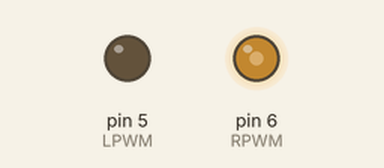
Simulated run of this sketch. Board: Arduino Uno, built with avr-gcc and run on an emulated ATmega328P. Shown: output pins drawn as LEDs (lit = HIGH).

Above: at 0.1 s.
Timing chart, 0 to 1.6 s (numbered marks = the images above):
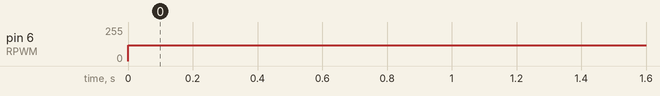

The sketch:

lineer_actuator_reset.ino
```cpp
// Define pins for linear actuator control
const int RPWM = 6;
const int LPWM = 5;

// Define constants for linear actuator speed and direction
const int LINEAR_ACTUATOR_MAX_SPEED = 120; // Maximum speed for PWM control

// Function to initialize linear actuator pins
void setup() {
  pinMode(RPWM, OUTPUT);
  pinMode(LPWM, OUTPUT);
}

// Function to move linear actuator downward
void linearActuatorDown() {
  analogWrite(RPWM, 0); // Stop PWM signal to RPWM pin
  analogWrite(LPWM, LINEAR_ACTUATOR_MAX_SPEED); // Set LPWM pin to maximum speed
}

// Function to move linear actuator upward
void linearActuatorUp() {
  analogWrite(RPWM, LINEAR_ACTUATOR_MAX_SPEED); // Set RPWM pin to maximum speed
  analogWrite(LPWM, 0); // Stop PWM signal to LPWM pin
}

void loop() {
  // Example usage
  linearActuatorUp();

}
```

Measured:
- by itself, pin 6 (RPWM): 0/255 → 120/255 at 0.00 s
